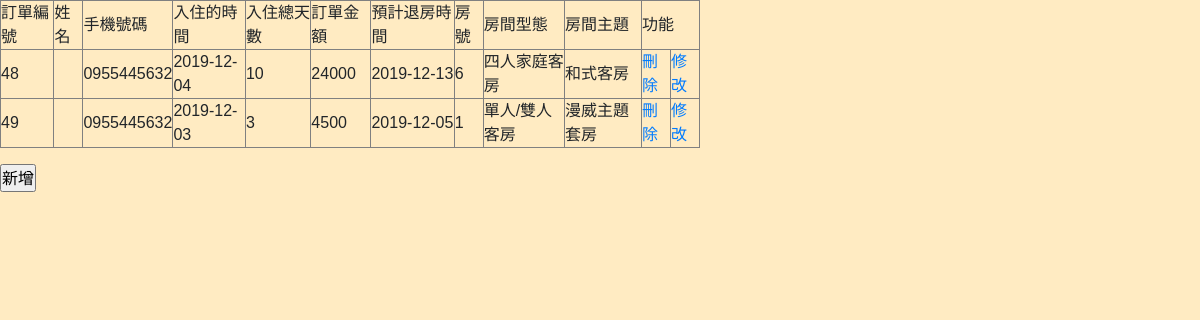
/room_result.php, run on an earlier commit of the app's database.
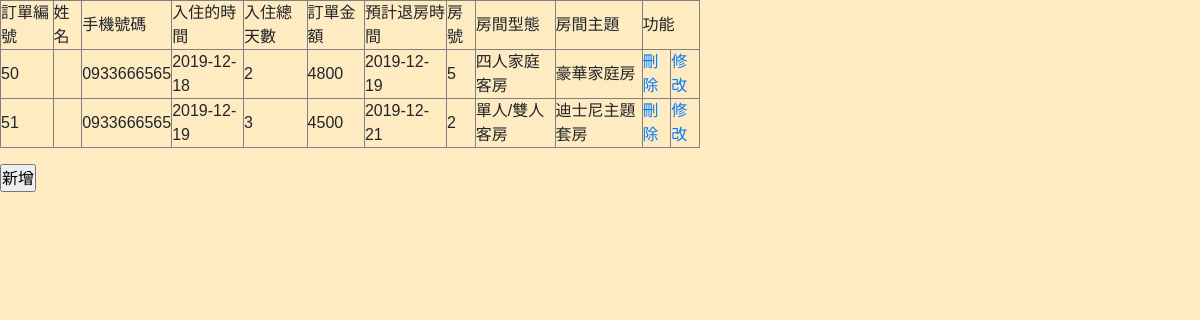
And on a later commit of the database.
### tables this page shows
CREATE TABLE `orderdata` (
  `o_num` int(10) NOT NULL,
  `m_id` varchar(10) NOT NULL,
  `o_phone` varchar(12) NOT NULL,
  `o_citime` date NOT NULL,
  `o_day` int(10) NOT NULL,
  `o_total` varchar(10) NOT NULL,
  `o_cotime` date NOT NULL,
  `r_id` int(10) NOT NULL,
  `o_ferry` enum('公營','民營') NOT NULL
);

CREATE TABLE `roomdata` (
  `r_id` int(10) NOT NULL,
  `r_type` varchar(20) NOT NULL,
  `r_model` varchar(50) NOT NULL,
  `r_price` int(10) NOT NULL,
  `r_disc` varchar(50) NOT NULL
);

### room_result.php (the view, shortened to what this page needs)
<?php
require("connMysql.php");
$sql = "SELECT `orderdata`.*,`roomdata`.`r_type`,`roomdata`.`r_model` FROM `orderdata`,`roomdata`
        WHERE `orderdata`.`r_id` = `roomdata`.`r_id`";
$link=$db_link->query($sql);
?>
<!DOCTYPE html PUBLIC "-//W3C//DTD XHTML 1.0 Transitional//EN" "http://www.w3.org/TR/xhtml1/DTD/xhtml1-transitional.dtd">
<html xmlns="http://www.w3.org/1999/xhtml">
<head>
    <link href="\font-awesome-4.7.0/css/font-awesome.min.css" rel="stylesheet" />
    <link href="\css/bootstrap.min.css" rel="stylesheet" />
    <link href="\css/ican.css" rel="stylesheet" />
</head>
<body>
<?php
echo '<table width="700" border="1">
<tr>
<td>訂單編號</td>
<td>姓名</td>
<td>手機號碼</td>
<td>入住的時間</td>
<td>入住總天數</td>
<td>訂單金額</td>
<td>預計退房時間</td>
<td>房號</td>
<td>房間型態</td>
<td>房間主題</td>
<td colspan="2">功能</td>
</tr>';
for($i=0;$i<$link->num_rows;$i++){
  $result=$link->fetch_assoc();
  $o_num=$result['o_num'];
$o_name=$result['o_name'];
$o_phone=$result['o_phone'];
$o_citime=$result['o_citime'];
$o_day=$result['o_day'];
$o_total=$result['o_total'];
$o_cotime=$result['o_cotime'];
  echo "<tr>";
 echo "<td>".$result['o_num']."</td>";
 echo "<td>".$result['o_name']."</td>";
 echo "<td>".$result['o_phone']."</td>";
 echo "<td>".$result['o_citime']."</td>";
 echo "<td>".$result['o_day']."</td>";
 echo "<td>".$result['o_total']."</td>";
 echo "<td>".$result['o_cotime']."</td>";
 echo "<td>".$result['r_id']."</td>";
 echo "<td>".$result['r_type']."</td>";
 echo "<td>".$result['r_model']."</td>";
 echo "<td>"."<a href='?action=delete&o_num=$result[o_num]'>"."刪除"."</a>"."</td>";
 echo "<td>"."<a href='upd.php?new=$o_num&nme=$o_name&phne=$o_phone&daaay=$o_citime&o_cotime=$o_cotime&o_total=$o_total&o_day=$o_day'>"."修改"."</a>"."</td>";
 echo "</tr>";
}
?>
</table>
<input type="submit" value="新增" onclick="javascript:location.href='bookingroom.php'"/>
</body>
</html>

### css/ican.css (style rules this page uses)
* { padding: 0; font-family: 'Noto Sans TC', sans-serif; list-style: none; }
body { background-color: #FFEBC2; transition: transform .5 ease; }
@media screen and (max-width: 1200px) { body { overflow-x: hidden; } }

What changed in the data, as far as the page shows it:
removed orderdata: o_num "48", o_phone "0955445632", o_citime "2019-12-04", o_day "10", o_total "24000", o_cotime "2019-12-13", r "6", r.r_type "四人家庭客房", r.r_model "和式客房"
removed orderdata: o_num "49", o_phone "0955445632", o_citime "2019-12-03", o_day "3", o_total "4500", o_cotime "2019-12-05", r "1", r.r_type "單人/雙人客房", r.r_model "漫威主題套房"
added orderdata: o_num "50", o_phone "0933666565", o_citime "2019-12-18", o_day "2", o_total "4800", o_cotime "2019-12-19", r "5", r.r_type "四人家庭客房", r.r_model "豪華家庭房"
added orderdata: o_num "51", o_phone "0933666565", o_citime "2019-12-19", o_day "3", o_total "4500", o_cotime "2019-12-21", r "2", r.r_type "單人/雙人客房", r.r_model "迪士尼主題套房"
